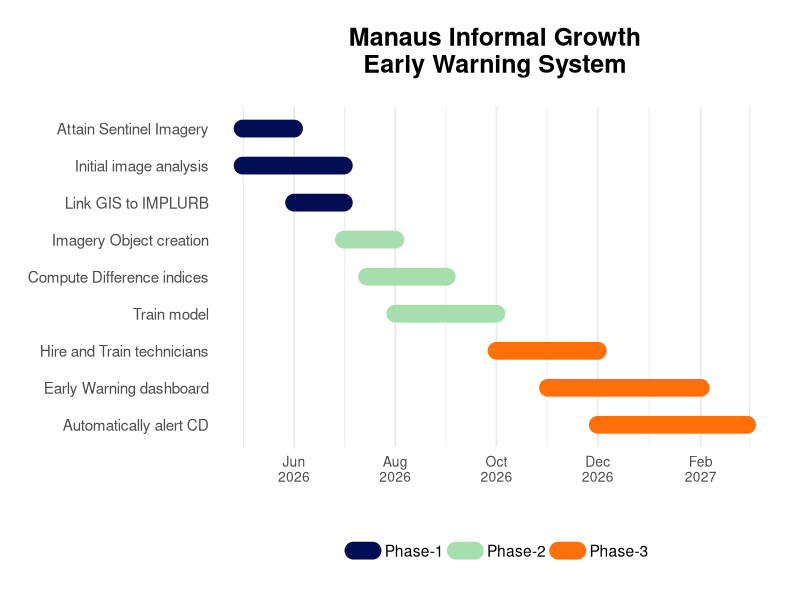
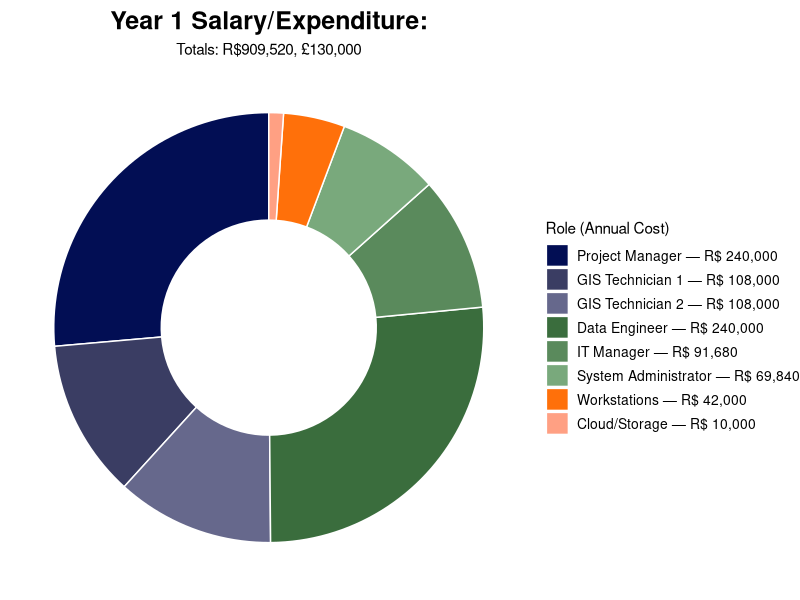
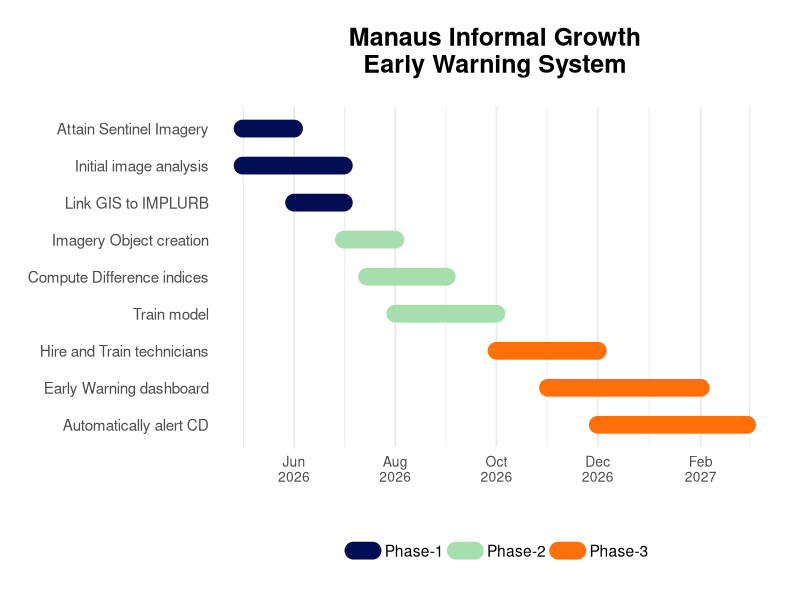
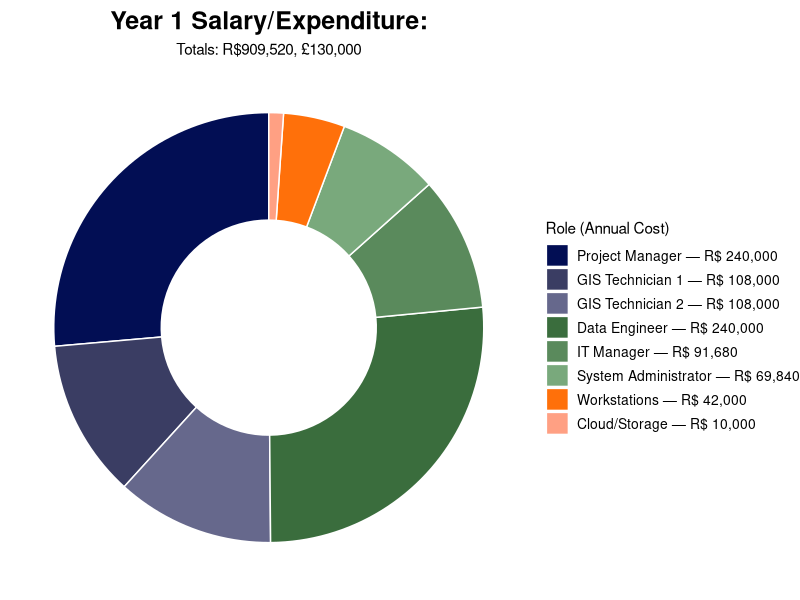

These figures' R source, in order:
## ---- chunk 1
library(tidyverse)
library(lubridate)

gantt <- tribble(
  ~phase,  ~subtask, ~start, ~end, ~goal, ~deliverable,

  # WP1 — Setup
  "Phase-1", "Attain Sentinel Imagery",
  ymd("2026-05-01"), ymd("2026-06-01"),
  "Organize resources.",
  "CBERS-4A data Digital Environment",
  
  "Phase-1", "Initial image analysis",
  ymd("2026-05-01"), ymd("2026-07-01"),
  "Organize resources.",
  "CBERS-4A data Digital Environment",

  "Phase-1", "Link GIS to IMPLURB",
  ymd("2026-06-01"), ymd("2026-07-01"),
  "Organize resources.",
  "CBERS-4A data Digital Environment",

  # WP2 — Construction
  "Phase-2", "Imagery Object creation",
  ymd("2026-07-01"), ymd("2026-08-1"),
  "Create and train model.",
  "Early stage informal housing identification model",

  "Phase-2", "Compute Difference indices",
  ymd("2026-07-15"), ymd("2026-09-01"),
  "Create and train the model.",
  "Early stage informal housing identification model",

  "Phase-2", "Train model",
  ymd("2026-08-01"), ymd("2026-10-01"),
  "Create and train the model.",
  "Early stage informal housing identification model",

  # WP3 — Application
  "Phase-3", "Hire and Train technicians",
  ymd("2026-10-01"), ymd("2026-12-01"),
  "Facilitate cooridination between us, IMPLURB, and Civil Defense",
  "Trained staff & interdepartmental communcication",

  "Phase-3", "Early Warning dashboard",
  ymd("2026-11-01"), ymd("2027-02-01"),
  "Facilitate cooridination between us, IMPLURB, and Civil Defense",
  "Trained staff & interdepartmental communcication",

  "Phase-3", "Automatically alert CD",
  ymd("2026-12-01"), ymd("2027-03-01"),
  "Facilitate cooridination between us, IMPLURB, and Civil Defense",
  "Trained staff & interdepartmental communcication"
)

## ---- chunk 2
#library(tidyverse)
#ibrary(lubridate)
library(ggplot2)

task_order <- c(
  "Attain Sentinel Imagery",
  "Initial image analysis",
  "Link GIS to IMPLURB",
  "Imagery Object creation",
  "Compute Difference indices",
  "Train model",
  "Hire and Train technicians",
  "Early Warning dashboard",
  "Automatically alert CD"
)

custom_cols <- c(
  "Phase-1" = "#020E54",
  "Phase-2" = "#A6DEAE",
  "Phase-3" = "#FF700A"
)

gantt <- gantt %>%
  mutate(
    subtask = factor(subtask, levels = rev(task_order))
  )

ggplot(gantt, aes(y = subtask, x = start, xend = end, color = phase)) +
  geom_segment(aes(yend = subtask), linewidth = 6, lineend = "round") +
  scale_color_manual(values = custom_cols) +   # clearer WP separation
  scale_x_date(
    date_breaks = "2 months",
    date_labels = "%b\n%Y"                  # stacked labels for readability
  ) +
  labs(
    title = "Manaus Informal Growth
Early Warning System",
    x = "",
    y = NULL,
    color = ""
  ) +
  theme_minimal(base_family = "sans", base_size = 14) +
  theme(
    plot.title = element_text(size = 18, face = "bold", hjust = 0.5, margin = margin(b = 20)),
    axis.text.x = element_text(angle = 0, vjust = 1, hjust = 0.5, size = 10),
    axis.text.y = element_text(size = 11),
    panel.grid.major.y = element_blank(),
    legend.position = "bottom",
    plot.margin = margin(20, 20, 20, 20)
  )

#ggsave("gantt2.png", plot = p, width = 8, height = 6, dpi = 300)

## ---- chunk 3
p <- ggplot(gantt, aes(y = subtask, x = start, xend = end, color = phase)) +
  geom_segment(aes(yend = subtask), linewidth = 6, lineend = "round") +
  scale_color_manual(values = custom_cols) +
  scale_x_date(
    date_breaks = "2 months",
    date_labels = "%b\n%Y"
  ) +
  labs(
    title = "Manaus Informal Growth\nEarly Warning System",
    x = "",
    y = NULL,
    color = ""
  ) +
  theme_minimal(base_family = "sans", base_size = 14) +
  theme(
    plot.title = element_text(size = 18, face = "bold", hjust = 0.5, margin = margin(b = 20)),
    axis.text.x = element_text(size = 10),
    axis.text.y = element_text(size = 11),
    panel.grid.major.y = element_blank(),
    legend.position = "bottom",
    plot.margin = margin(20, 20, 20, 20)
  )

ggsave("gantt3.png", plot = p, width = 8, height = 6, dpi = 300)

## ---- chunk 4


library(tidyverse)
library(scales)
library(colorspace)


base_gis   <- "#020E54"
base_it    <- "#3A6D3D"
base_equip <- "#FF700A"

gis_col   <- lighten(base_gis,   seq(0, 0.4, length.out = 3))
it_col    <- lighten(base_it,    seq(0, 0.4, length.out = 3))
equip_col <- lighten(base_equip, seq(0, 0.3, length.out = 2))


budget <- tribble(
  ~Category,   ~Role,                   ~AnnualCost,
  "GIS",       "Project Manager",         240000,
  "GIS",       "GIS Technician 1",        108000,
  "GIS",       "GIS Technician 2",        108000,

  "IT",        "Data Engineer",           240000,
  "IT",        "IT Manager",               91680,
  "IT",        "System Administrator",     69840,

  "Equipment", "Workstations",             42000,
  "Equipment", "Cloud/Storage",            10000
)


budget <- budget %>%
  mutate(
    Role = factor(Role, levels = c(
      # GIS (blue)
      "Project Manager",
      "GIS Technician 1",
      "GIS Technician 2",

      # IT (green)
      "Data Engineer",
      "IT Manager",
      "System Administrator",

      # Equipment (orange)
      "Workstations",
      "Cloud/Storage"
    ))
  )


budget <- budget %>%
  arrange(Role) %>%   # ensures GIS → IT → Equipment order
  group_by(Category) %>%
  mutate(Color = case_when(
    Category == "GIS"       ~ gis_col[row_number()],
    Category == "IT"        ~ it_col[row_number()],
    Category == "Equipment" ~ equip_col[row_number()]
  )) %>%
  ungroup()


budget <- budget %>%
  mutate(
    Percent = AnnualCost / sum(AnnualCost)
  )


budget <- budget %>%
  mutate(
    LegendLabel = paste0(Role, " — R$ ", comma(AnnualCost))
  )


budget <- budget %>%
  arrange(Role) %>%   # <-- ensures correct grouping order
  mutate(
    LegendLabel = factor(LegendLabel, levels = LegendLabel)
  )

color_map <- budget %>%
  arrange(Role) %>%
  select(LegendLabel, Color) %>%
  deframe()


ggplot(budget, aes(x = 2, y = Percent, fill = LegendLabel)) +
  
  geom_col(color = "white", width = 1) +
  coord_polar(theta = "y") +
  scale_fill_manual(values = color_map) +
  
  # Donut hole
  xlim(0.5, 2.5) +
  
  theme_void() +
  labs(
    title = "Year 1 Salary/Expenditure:",
    subtitle = "Totals: R$909,520, \u00A3130,000",
    fill = "Role (Annual Cost)"
  ) +
  theme(
    plot.title = element_text(size = 18, face = "bold", hjust = 0.5),
    plot.subtitle = element_text(hjust = 0.5),
    legend.text = element_text(size = 10)
  )


ggsave(
  filename = "exp_don.png",
  width = 8,
  height = 8,
  dpi = 300,
  bg = "white"
)
